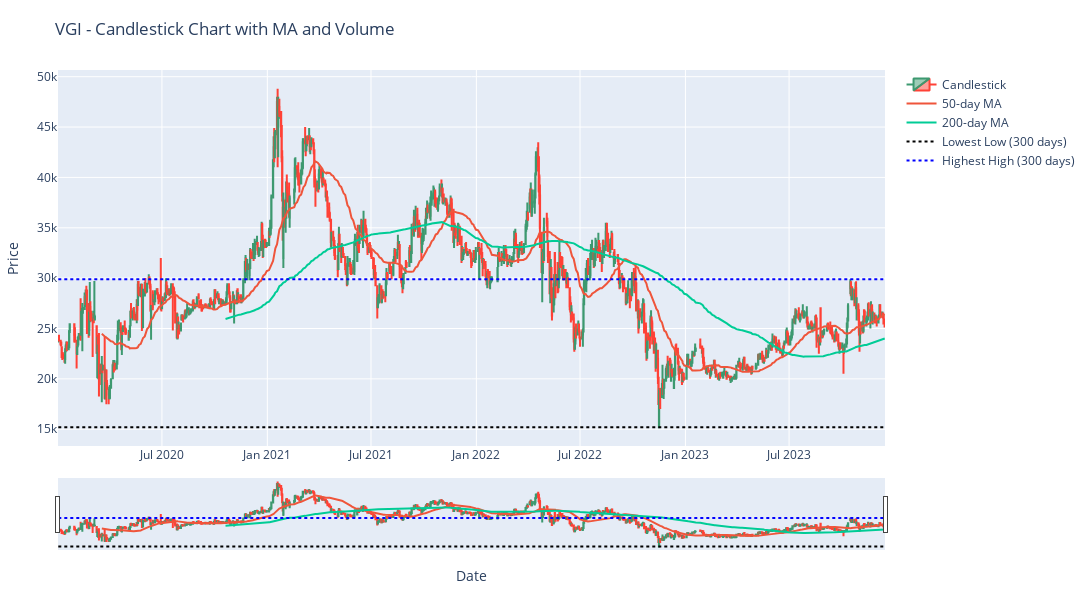

This figure's notebook cell:
### Code cell
fig = candlestick_chart(df, ma_periods=[50,200], show_volume=False, reference_period=300, figure_size=(12, 6),
                        title='VGI - Candlestick Chart with MA and Volume', x_label='Date', y_label='Price',
                        colors=('lightgray', 'gray'), reference_colors=('black', 'blue'))

fig.show()

### Figure 1 — Plotly figure (JSON) as saved in the notebook; plotly's stock layout.template omitted (floating-point values rounded to 4 significant figures; data arrays with more than 128 entries replaced by an {"elided": "..."} marker saying what was removed)
{"data": [{"close": {"elided": "990 int values"}, "high": {"elided": "990 int values"}, "low": {"elided": "990 int values"}, "name": "Candlestick", "open": {"elided": "990 int values"}, "type": "candlestick", "x": {"elided": "990 str values"}}, {"mode": "lines", "name": "50-day MA", "type": "scatter", "x": {"elided": "990 str values"}, "y": {"elided": "990 float values"}}, {"mode": "lines", "name": "200-day MA", "type": "scatter", "x": {"elided": "990 str values"}, "y": {"elided": "990 float values"}}, {"line": {"color": "black", "dash": "dot"}, "mode": "lines", "name": "Lowest Low (300 days)", "type": "scatter", "x": {"elided": "990 str values"}, "y": {"elided": "990 int values"}}, {"line": {"color": "blue", "dash": "dot"}, "mode": "lines", "name": "Highest High (300 days)", "type": "scatter", "x": {"elided": "990 str values"}, "y": {"elided": "990 int values"}}], "layout": {"height": 600, "margin": {"b": 50, "l": 50, "r": 50, "t": 70}, "title": {"text": "VGI - Candlestick Chart with MA and Volume"}, "width": 1200, "xaxis": {"rangeslider": {"visible": true}, "title": {"text": "Date"}}, "yaxis": {"title": {"text": "Price"}}, "yaxis2": {"overlaying": "y", "side": "right", "title": {"text": "Volume"}}}}
